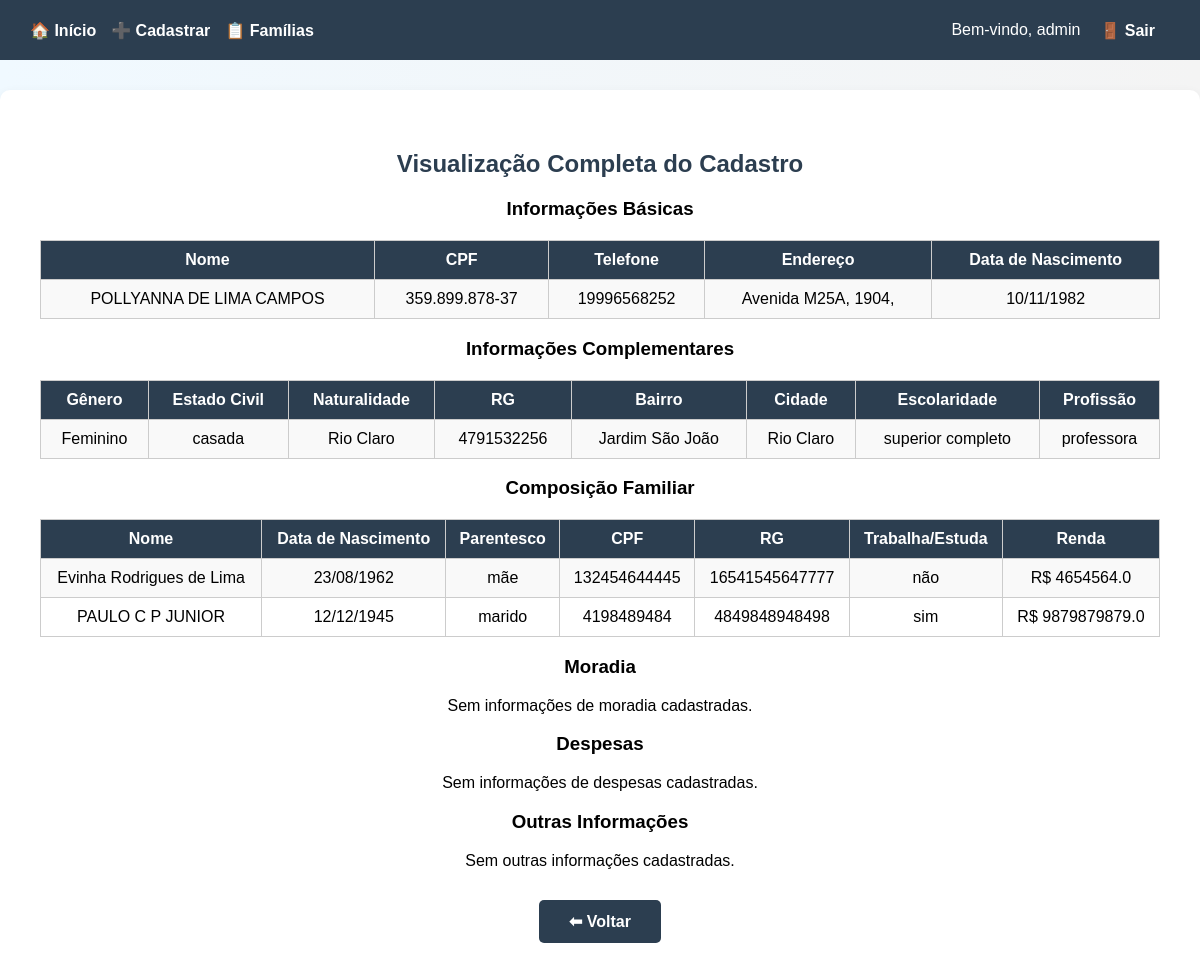
Page /visualizar/4 (signed in) on the committed database.
### tables this page shows
CREATE TABLE familias (
            id INTEGER PRIMARY KEY AUTOINCREMENT,
            nome TEXT,
            cpf TEXT,
            telefone TEXT,
            endereco TEXT,
            data_nascimento TEXT
        );

CREATE TABLE info_complementar (
            id INTEGER PRIMARY KEY AUTOINCREMENT,
            familia_id INTEGER,
            genero TEXT,
            estado_civil TEXT,
            naturalidade TEXT,
            rg TEXT,
            bairro TEXT,
            cidade TEXT,
            escolaridade TEXT,
            profissao TEXT,
            FOREIGN KEY (familia_id) REFERENCES familias(id)
        );

CREATE TABLE composicao_familiar (
            id INTEGER PRIMARY KEY AUTOINCREMENT,
            familia_id INTEGER,
            nome TEXT,
            data_nascimento TEXT,
            parentesco TEXT,
            cpf TEXT,
            rg TEXT,
            trabalha_estuda TEXT,
            renda REAL,
            FOREIGN KEY (familia_id) REFERENCES familias(id)
        );

### app.py (the view)
@app.route('/visualizar/<int:id>')
def visualizar_familia(id):
    if 'usuario' not in session:
        return redirect('/login')
    conn = sqlite3.connect('banco.db')
    cursor = conn.cursor()
    cursor.execute('SELECT * FROM familias WHERE id = ?', (id,))
    familia = cursor.fetchone()
    cursor.execute('SELECT * FROM info_complementar WHERE familia_id = ?', (id,))
    info_complementar = cursor.fetchone()
    cursor.execute('SELECT * FROM composicao_familiar WHERE familia_id = ?', (id,))
    membros = cursor.fetchall()
    cursor.execute('SELECT * FROM moradia WHERE familia_id = ?', (id,))
    moradia = cursor.fetchone()
    cursor.execute('SELECT * FROM despesas WHERE familia_id = ?', (id,))
    despesas = cursor.fetchone()
    cursor.execute('SELECT * FROM outras_informacoes WHERE familia_id = ?', (id,))
    outras_infos = cursor.fetchone()
    conn.close()
    return render_template(
        'visualizar_familia.html',
        familia=familia,
        info_complementar=info_complementar,
        membros=membros,
        moradia=moradia,
        despesas=despesas,
        outras_infos=outras_infos
    )

### app.py (called while the page is built)
@app.template_filter('formatar_data')
def formatar_data(data_iso):
    try:
        data = datetime.strptime(data_iso, '%Y-%m-%d')
        return data.strftime('%d/%m/%Y')
    except:
        return data_iso or "Não informado"

### templates/visualizar_familia.html (shortened to what this page needs)
{% extends "base.html" %}
{% block content %}
<h2>Visualização Completa do Cadastro</h2>
<h3>Informações Básicas</h3>
{% if familia %}
    <table>
        <tr>
            <th>Nome</th>
            <th>CPF</th>
            <th>Telefone</th>
            <th>Endereço</th>
            <th>Data de Nascimento</th>
        </tr>
        <tr>
            <td>{{ familia[1] }}</td>
            <td>{{ familia[2] }}</td>
            <td>{{ familia[3] }}</td>
            <td>{{ familia[4] }}</td>
            <td>{{ familia[5] | formatar_data }}</td>
        </tr>
    </table>
{% else %}
    <p>Sem informações básicas cadastradas.</p>
{% endif %}
<h3>Informações Complementares</h3>
{% if info_complementar %}
    <table>
        <tr>
            <th>Gênero</th>
            <th>Estado Civil</th>
            <th>Naturalidade</th>
            <th>RG</th>
            <th>Bairro</th>
            <th>Cidade</th>
            <th>Escolaridade</th>
            <th>Profissão</th>
        </tr>
        <tr>
            <td>{{ info_complementar[2] }}</td>
            <td>{{ info_complementar[3] }}</td>
            <td>{{ info_complementar[4] }}</td>
            <td>{{ info_complementar[5] }}</td>
            <td>{{ info_complementar[6] }}</td>
            <td>{{ info_complementar[7] }}</td>
            <td>{{ info_complementar[8] }}</td>
            <td>{{ info_complementar[9] }}</td>
        </tr>
    </table>
{% else %}
    <p>Sem informações complementares cadastradas.</p>
{% endif %}
<h3>Composição Familiar</h3>
{% if membros %}
    <table>
        <tr>
            <th>Nome</th>
            <th>Data de Nascimento</th>
            <th>Parentesco</th>
            <th>CPF</th>
            <th>RG</th>
            <th>Trabalha/Estuda</th>
            <th>Renda</th>
        </tr>
        {% for membro in membros %}
        <tr>
            <td>{{ membro[2] }}</td>
            <td>{{ membro[3] | formatar_data }}</td>
            <td>{{ membro[4] }}</td>
            <td>{{ membro[5] }}</td>
            <td>{{ membro[6] }}</td>
            <td>{{ membro[7] }}</td>
            <td>R$ {{ membro[8] }}</td>
        </tr>
        {% endfor %}
    </table>
{% else %}
    <p>Sem composição familiar cadastrada.</p>
{% endif %}
<h3>Moradia</h3>
{% if moradia %}
    <p><strong>Moradia:</strong> {{ moradia[2] }}</p>
    <p><strong>Tipo de Moradia:</strong> {{ moradia[3] }}</p>
{% else %}
    <p>Sem informações de moradia cadastradas.</p>
{% endif %}
<h3>Despesas</h3>
{% if despesas %}
    <p><strong>Habitação:</strong> R$ {{ despesas[2] }}</p>
    <p><strong>Água:</strong> R$ {{ despesas[3] }}</p>
    <p><strong>Energia:</strong> R$ {{ despesas[4] }}</p>
    <p><strong>Telefone/Internet:</strong> R$ {{ despesas[5] }}</p>
    <p><strong>Gás:</strong> R$ {{ despesas[6] }}</p>
    <p><strong>Medicamentos/Insumos:</strong> R$ {{ despesas[7] }}</p>
{% else %}
    <p>Sem informações de despesas cadastradas.</p>
{% endif %}
<h3>Outras Informações</h3>
{% if outras_infos %}
    <p><strong>Auxílio Governo:</strong> {{ outras_infos[2] }}</p>
    <p><strong>Valor:</strong> R$ {{ outras_infos[3] }}</p>
    <p><strong>Frequenta CRAS/CREAS:</strong> {{ outras_infos[4] }}</p>
    <p><strong>Qual Auxílio:</strong> {{ outras_infos[5] }}</p>
    <p><strong>Comorbidade:</strong> {{ outras_infos[6] }}</p>
    <p><strong>Observações:</strong> {{ outras_infos[7] }}</p>
    <p><strong>Data Registro:</strong> {{ outras_infos[8] | formatar_data }}</p>
{% else %}
    <p>Sem outras informações cadastradas.</p>
{% endif %}
<div style="margin-top: 20px;">
    <a href="/familias" class="btn">⬅ Voltar</a>
</div>
{% endblock %}

### templates/base.html (style rules this page uses)
body { font-family: Arial, sans-serif; background: linear-gradient(to right, #f0f9ff, #f4f4f4); margin: 0; padding: 0; }
h1, h2 { color: #2c3e50; }
.btn { display: inline-block; background-color: #2c3e50; color: white; padding: 12px 30px; margin: 10px; border-radius: 5px; cursor: pointer; text-decoration: none; font-weight: bold; font-size: 16px; }
table { width: 100%; border-collapse: collapse; margin-top: 20px; }
table, th, td { border: 1px solid #ccc; }
th { background-color: #2c3e50; color: white; padding: 10px; }
td { padding: 10px; }
tr:nth-child(even) { background-color: #f9f9f9; }

### rows in the picture
familias: nome "POLLYANNA DE LIMA CAMPOS", cpf "359.899.878-37", telefone "19996568252", endereco "Avenida M25A, 1904,", data_nascimento "10/11/1982"
info_complementar: genero "Feminino", estado_civil "casada", naturalidade "Rio Claro", rg "4791532256", bairro "Jardim São João", cidade "Rio Claro", escolaridade "superior completo", profissao "professora"
composicao_familiar: nome "Evinha Rodrigues de Lima", data_nascimento "23/08/1962", parentesco "mãe", cpf "132454644445", rg "16541545647777", trabalha_estuda "não", renda "4654564.0"
composicao_familiar: nome "PAULO C P JUNIOR", data_nascimento "12/12/1945", parentesco "marido", cpf "4198489484", rg "4849848948498", trabalha_estuda "sim", renda "9879879879.0"

### other values in the picture
{{ session['usuario'] }} "admin"
